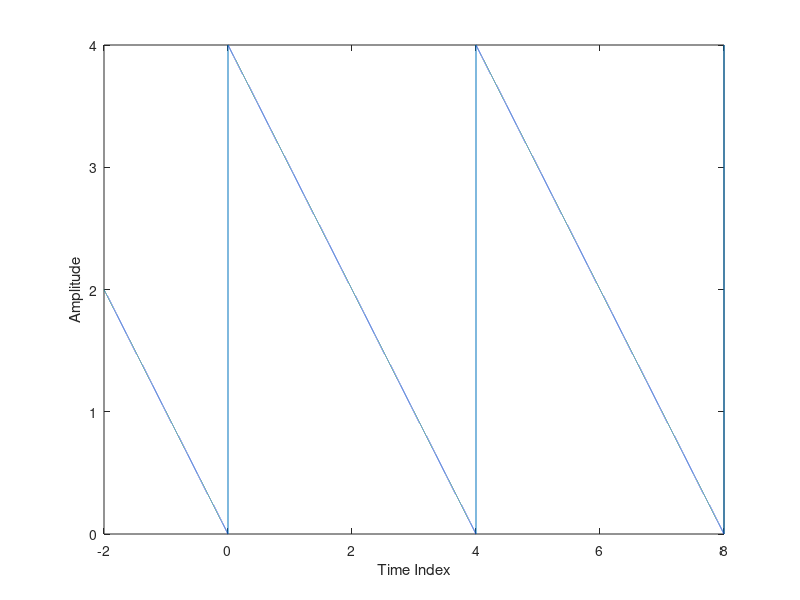
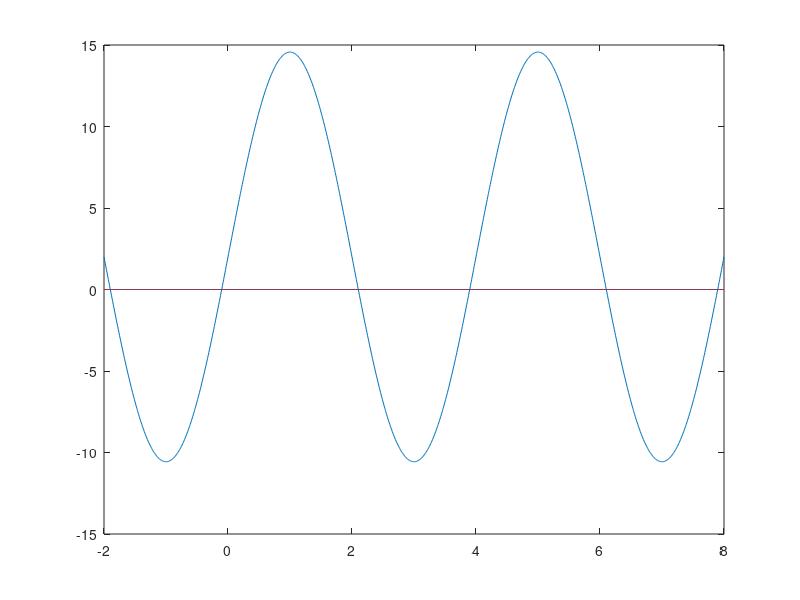
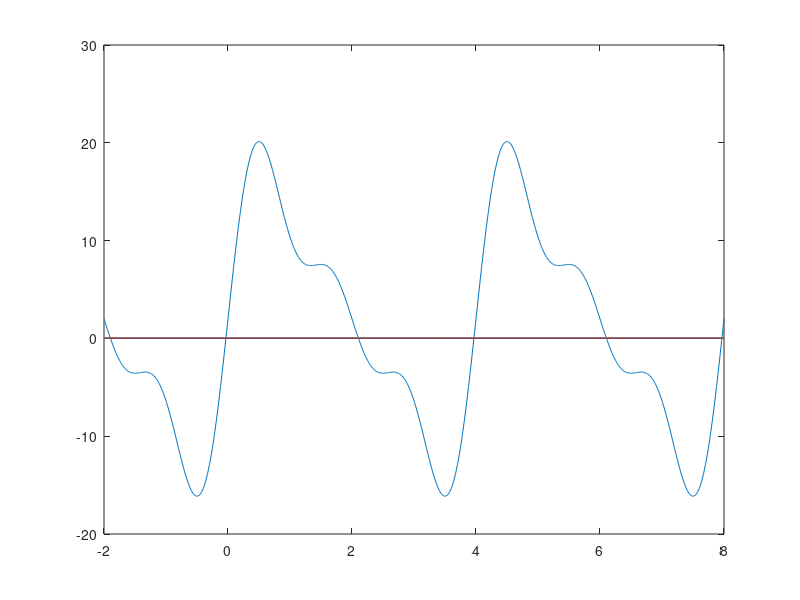
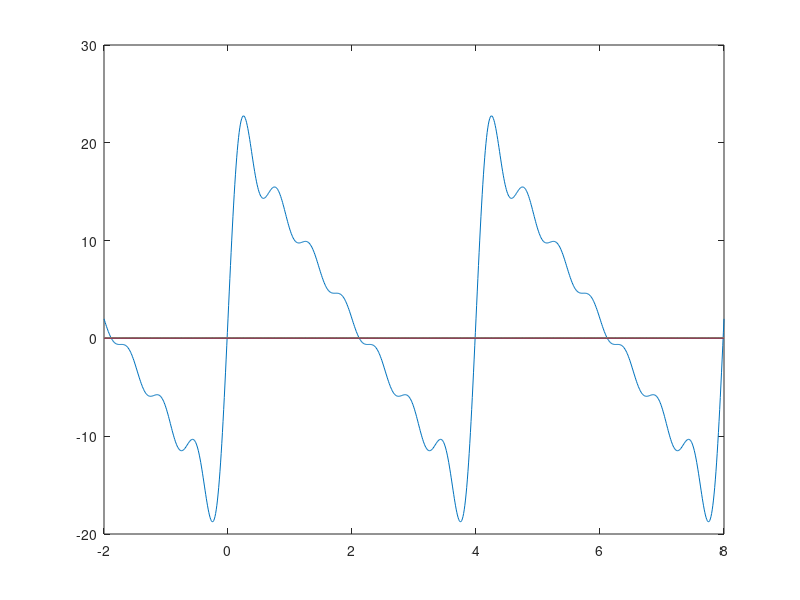

Reproduce these figures in MATLAB, in order. (Note: a time limit stopped this script after it produced the figures.)
%% ECE 3245 3230-001
%% Practicom III

%% Nicholas Walsh Brendan Burke 

clc;clear;close all
Published=datestr(now, 21)


%% Part 1
n=8;
t=-2:.0001:n;
y=-2 * sawtooth(((2*pi)/4)*t) + 2;
plot(t,y);
ylabel ('Amplitude');
xlabel ('Time Index');


N = [1 3 7 11 51];
x = zeros(1001);
t = (-2:0.01:8);
for i = 1:5
    for tt = 1:1001
        for k = 1:N(i)
            x(tt) = x(tt) + (4/k*pi)*cos((k*pi*t(tt))/2 - pi/2);   
        end
        x(tt) = x(tt) + 2;
    end
    figure
    plot(t,x)
    x = zeros(1001);
end
   


%% Part 1c

N = [-12:1:12];
x = zeros(1001);
t = (-2:0.01:8);
for i = 1:5
    for tt = 1:1001
        for k = 1:N(i)
            x(tt) = x(tt) + (4/k*pi)*cos((k*pi*t(tt))/2 - pi/2);   
        end
        x(tt) = x(tt) + 2;
    end
    figure
    plot(t,x)
    x = zeros(1001);
end
